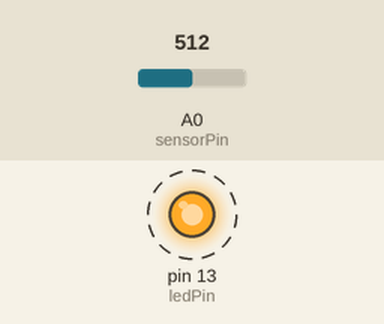
The sketch below on a simulated Arduino Uno, built with avr-gcc and run on an emulated ATmega328P. Parts: output pins drawn as LEDs (lit = HIGH). Dashed ring = blinking. The inputs (shaded band) are chosen by the test bench; at power-on: A0 (sensorPin) = 512.

Above: at 1.25 s.
1.3 s: A0 (sensorPin) set to 490
At 2.2 s:
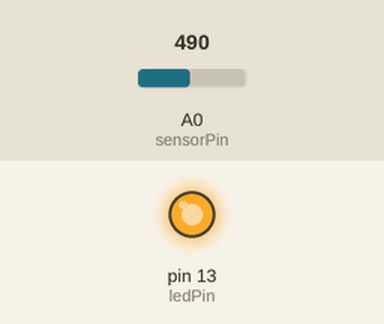
At 3.2 s:
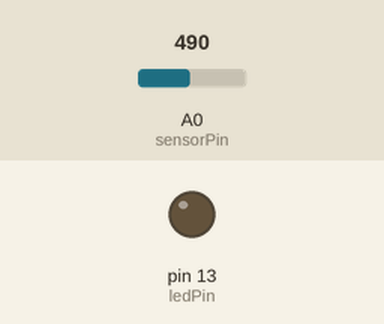
4.3 s: A0 (sensorPin) set to 510
Timing chart, 0 to 13.3 s (numbered marks = the images above; inputs shaded):
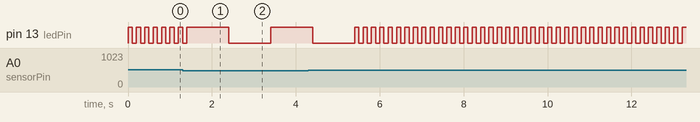

Measured:
- the behaviour switches between 501 and 500 on A0 (sensorPin) (found by bisection; images 0 and 1)
- by itself, pin 13 (ledPin): repeats every 0.20 s: HIGH 0.10 s, LOW 0.10 s

The sketch:

Alt_analogInput.ino
```cpp
int sensorPin = A0;    // select the input pin for the potentiometer
int ledPin = 13;      // select the pin for the LED
int sensorValue = 0;  // variable to store the value coming from the sensor

void setup() {
  // declare the ledPin as an OUTPUT:
  pinMode(ledPin, OUTPUT);
}

void loop() {
  // read the value from the sensor:
  sensorValue = analogRead(sensorPin);
  // turn the ledPin on
  if (sensorValue > 500){
    digitalWrite(ledPin, HIGH);
    delay(100);
    digitalWrite(ledPin, LOW);
    delay(100);
  }
  else {
    digitalWrite(ledPin, HIGH);
    delay(1000);
    digitalWrite(ledPin, LOW);
    delay(1000);
  }
}
```
